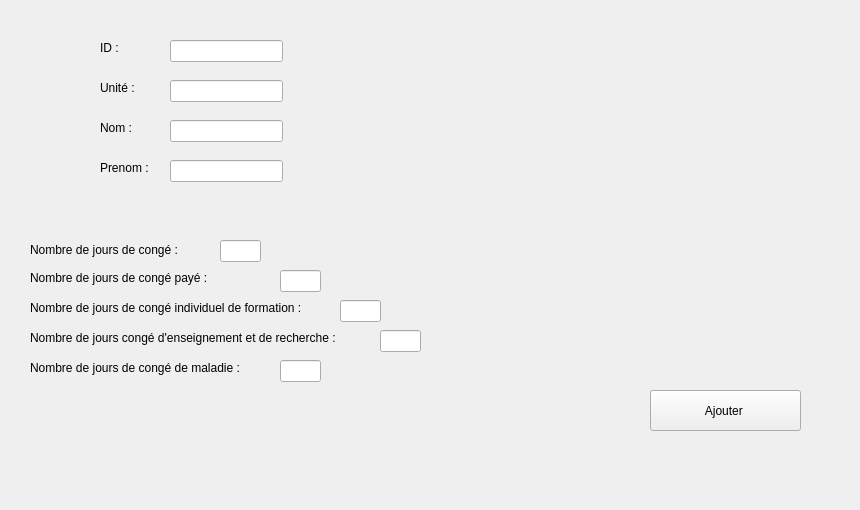
          <widget class="QWidget" name="tab_15">
           <attribute name="icon">
            <iconset>
             <normaloff>app.png</normaloff>app.png</iconset>
           </attribute>
           <attribute name="title">
            <string>Ajouter</string>
           </attribute>
           <widget class="QLabel" name="label_45">
            <property name="geometry">
             <rect>
              <x>100</x>
              <y>40</y>
              <width>56</width>
              <height>16</height>
             </rect>
            </property>
            <property name="text">
             <string>ID :</string>
            </property>
           </widget>
           <widget class="QLabel" name="label_46">
            <property name="geometry">
             <rect>
              <x>100</x>
              <y>80</y>
              <width>56</width>
              <height>16</height>
             </rect>
            </property>
            <property name="text">
             <string>Unité :</string>
            </property>
           </widget>
           <widget class="QLineEdit" name="le_idd_2">
            <property name="geometry">
             <rect>
              <x>170</x>
              <y>40</y>
              <width>113</width>
              <height>22</height>
             </rect>
            </property>
           </widget>
           <widget class="QLineEdit" name="le_unitee_4">
            <property name="geometry">
             <rect>
              <x>170</x>
              <y>80</y>
              <width>113</width>
              <height>22</height>
             </rect>
            </property>
           </widget>
           <widget class="QLineEdit" name="le_njcc_2">
            <property name="geometry">
             <rect>
              <x>220</x>
              <y>240</y>
              <width>41</width>
              <height>22</height>
             </rect>
            </property>
           </widget>
           <widget class="QLineEdit" name="le_njcpp_2">
            <property name="geometry">
             <rect>
              <x>280</x>
              <y>270</y>
              <width>41</width>
              <height>22</height>
             </rect>
            </property>
           </widget>
           <widget class="QPushButton" name="pushButton_22">
            <property name="geometry">
             <rect>
              <x>650</x>
              <y>390</y>
              <width>151</width>
              <height>41</height>
             </rect>
            </property>
            <property name="text">
             <string>Ajouter </string>
            </property>
            <property name="icon">
             <iconset>
              <normaloff>app.png</normaloff>app.png</iconset>
            </property>
           </widget>
           <widget class="QLabel" name="label_69">
            <property name="geometry">
             <rect>
              <x>-10</x>
              <y>-30</y>
              <width>851</width>
              <height>501</height>
             </rect>
            </property>
            <property name="text">
             <string/>
            </property>
            <property name="pixmap">
             <pixmap>../fond-texture-grunge-abstrait-bleu-marine_145345-4.jpg</pixmap>
            </property>
            <property name="scaledContents">
             <bool>true</bool>
            </property>
           </widget>
           <widget class="QLabel" name="label_70">
            <property name="geometry">
             <rect>
              <x>30</x>
              <y>300</y>
              <width>321</width>
              <height>16</height>
             </rect>
            </property>
            <property name="text">
             <string>Nombre de jours de congé individuel de formation :</string>
            </property>
           </widget>
           <widget class="QLabel" name="label_71">
            <property name="geometry">
             <rect>
              <x>30</x>
              <y>330</y>
              <width>381</width>
              <height>16</height>
             </rect>
            </property>
            <property name="text">
             <string>Nombre de jours congé d'enseignement et de recherche :</string>
            </property>
           </widget>
           <widget class="QLabel" name="label_72">
            <property name="geometry">
             <rect>
              <x>30</x>
              <y>360</y>
              <width>261</width>
              <height>16</height>
             </rect>
            </property>
            <property name="text">
             <string>Nombre de jours de congé de maladie :</string>
            </property>
           </widget>
           <widget class="QLineEdit" name="le_njcff_2">
            <property name="geometry">
             <rect>
              <x>340</x>
              <y>300</y>
              <width>41</width>
              <height>22</height>
             </rect>
            </property>
           </widget>
           <widget class="QLineEdit" name="le_njcrr_2">
            <property name="geometry">
             <rect>
              <x>380</x>
              <y>330</y>
              <width>41</width>
              <height>22</height>
             </rect>
            </property>
           </widget>
           <widget class="QLineEdit" name="le_njcmm_2">
            <property name="geometry">
             <rect>
              <x>280</x>
              <y>360</y>
              <width>41</width>
              <height>22</height>
             </rect>
            </property>
           </widget>
           <widget class="QLabel" name="label_47">
            <property name="geometry">
             <rect>
              <x>30</x>
              <y>240</y>
              <width>171</width>
              <height>20</height>
             </rect>
            </property>
            <property name="text">
             <string>Nombre de jours de congé :</string>
            </property>
           </widget>
           <widget class="QLabel" name="label_48">
            <property name="geometry">
             <rect>
              <x>30</x>
              <y>270</y>
              <width>231</width>
              <height>16</height>
             </rect>
            </property>
            <property name="text">
             <string>Nombre de jours de congé payé :</string>
            </property>
           </widget>
           <widget class="QLineEdit" name="le_nomm_2">
            <property name="geometry">
             <rect>
              <x>170</x>
              <y>120</y>
              <width>113</width>
              <height>22</height>
             </rect>
            </property>
           </widget>
           <widget class="QLineEdit" name="le_prenomm_4">
            <property name="geometry">
             <rect>
              <x>170</x>
              <y>160</y>
              <width>113</width>
              <height>22</height>
             </rect>
            </property>
           </widget>
           <widget class="QLabel" name="label_49">
            <property name="geometry">
             <rect>
              <x>100</x>
              <y>120</y>
              <width>56</width>
              <height>16</height>
             </rect>
            </property>
            <property name="text">
             <string>Nom :</string>
            </property>
           </widget>
           <widget class="QLabel" name="label_73">
            <property name="geometry">
             <rect>
              <x>100</x>
              <y>160</y>
              <width>56</width>
              <height>16</height>
             </rect>
            </property>
            <property name="text">
             <string>Prenom :</string>
            </property>
           </widget>
          </widget>
